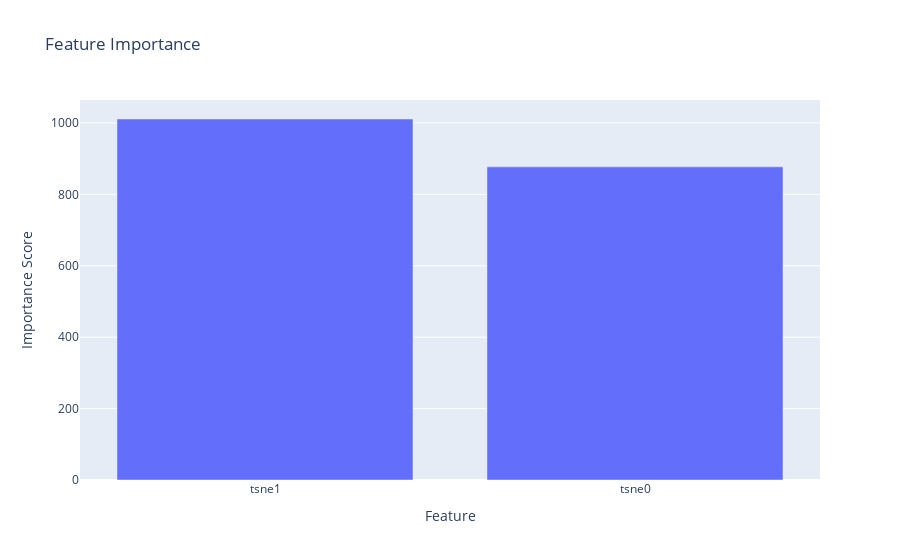

Write notebook code for a chart like this one.
### Code cell
sorted_features = sorted(feat_imp.items(), key=lambda x: x[1], reverse=True)
features = [item[0] for item in sorted_features]
importance_scores = [item[1] for item in sorted_features]

fig = go.Figure(data=[go.Bar(x=features, y=importance_scores)])
fig.update_layout(title='Feature Importance', xaxis_title='Feature', yaxis_title='Importance Score')
fig.show()

### Figure 1 — Plotly figure (JSON) as saved in the notebook; plotly's stock layout.template omitted (floating-point values rounded to 4 significant figures)
{"data": [{"type": "bar", "x": ["tsne1", "tsne0"], "y": [1011, 877]}], "layout": {"title": {"text": "Feature Importance"}, "xaxis": {"title": {"text": "Feature"}}, "yaxis": {"title": {"text": "Importance Score"}}}}
